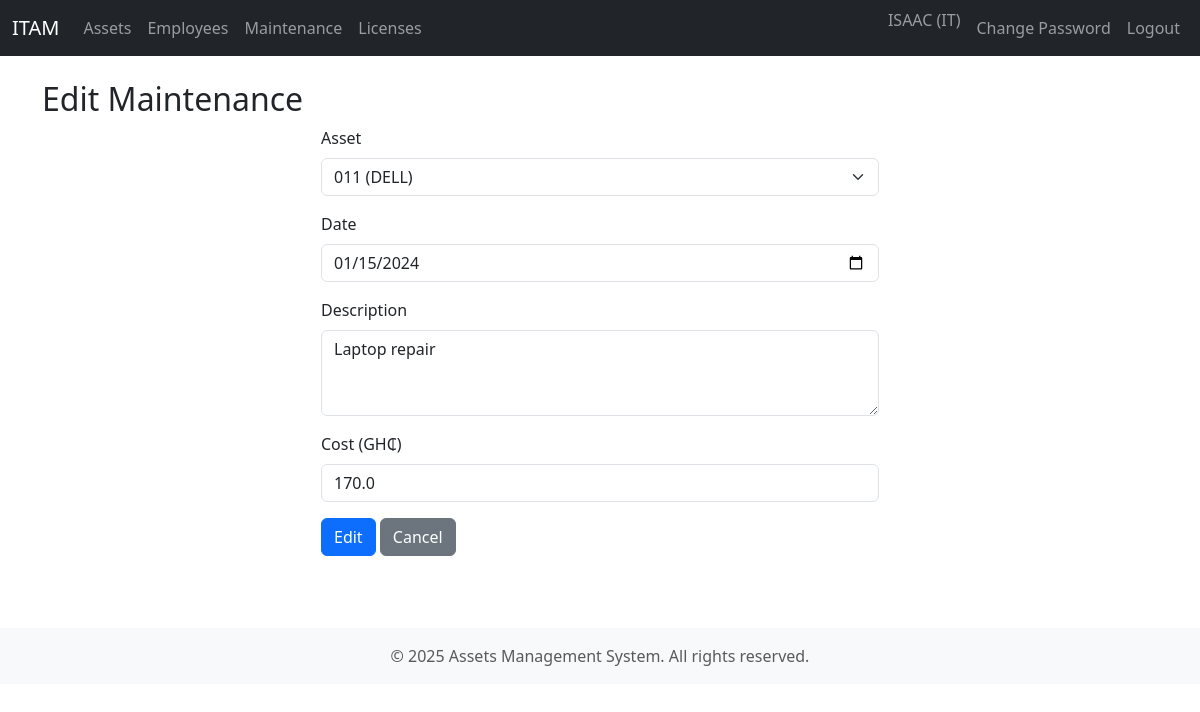
The page /maintenance/1/edit (signed in) on the database its author committed.
### app/models.py (models this page shows, shortened)
class User(UserMixin, db.Model):
    id = db.Column(db.Integer, primary_key=True)
    username = db.Column(db.String(120), unique=True, nullable=False)
    email = db.Column(db.String(120), unique=True, nullable=False)
    password_hash = db.Column(db.String(128), nullable=False)
    role = db.Column(db.String(20), nullable=False, default="Employee")

class Maintenance(db.Model):
    id = db.Column(db.Integer, primary_key=True)
    asset_id = db.Column(db.Integer, db.ForeignKey("asset.id"))
    date = db.Column(db.Date, default=datetime.utcnow)
    description = db.Column(db.Text)
    cost = db.Column(db.Float)
    status = db.Column(db.String(20), default="Pending")
    approved_by = db.Column(db.Integer, db.ForeignKey("user.id"), nullable=True)
    approved_at = db.Column(db.DateTime, nullable=True)

class Asset(db.Model):
    id = db.Column(db.Integer, primary_key=True)
    asset_id = db.Column(db.String(64), unique=True, nullable=False)
    asset_type = db.Column(db.String(120))
    brand = db.Column(db.String(120))
    model = db.Column(db.String(120))
    serial_no = db.Column(db.String(120))
    purchase_date = db.Column(db.Date)
    warranty_expiry = db.Column(db.Date)
    status = db.Column(db.String(50))
    notes = db.Column(db.Text)
    assigned_to = db.Column(db.Integer, db.ForeignKey("employee.id"))
    maintenances = db.relationship("Maintenance", backref="asset", lazy=True)

### app/routes.py (the view, shortened to what this page needs)
@main.route("/maintenance/<int:mid>/edit", methods=["GET", "POST"])
@login_required
@role_required("Admin", "IT")
def maintenance_edit(mid):
    m = Maintenance.query.get_or_404(mid)
    assets = Asset.query.all()
    return render_template("maintenance/form.html", action="Edit", assets=assets, m=m)

### app/models.py (called while the page is built)
@login_manager.user_loader
def load_user(user_id):
    return User.query.get(int(user_id))

### app/routes.py (called while the page is built)
def role_required(*roles):
    def decorator(f):
        @wraps(f)
        def wrapped(*args, **kwargs):
            if not current_user.is_authenticated:
                return redirect(url_for("main.login"))
            if current_user.role not in roles:
                flash("Access denied", "danger")
                return redirect(url_for("main.dashboard"))
            return f(*args, **kwargs)
        return wrapped
    return decorator

### app/templates/maintenance/form.html (shortened to what this page needs)
{% extends 'base.html' %}
{% block content %}
<h2>{{ action }} Maintenance</h2>
<form method="post" class="w-50 mx-auto">
  <div class="mb-3">
    <label class="form-label">Asset</label>
    <select class="form-select" name="asset_id" required>
      {% for a in assets %}<option value="{{ a.id }}" {% if m and m.asset_id==a.id %}selected{% endif %}>{{ a.asset_id }} ({{ a.brand }})</option>{% endfor %}
    </select>
  </div>
  <div class="mb-3">
    <label class="form-label">Date</label>
    <input type="date" class="form-control" name="date" value="{{ m.date.strftime('%Y-%m-%d') if m and m.date else '' }}" required>
  </div>
  <div class="mb-3">
    <label class="form-label">Description</label>
    <textarea class="form-control" name="description" rows="3">{{ m.description if m else '' }}</textarea>
  </div>
  <div class="mb-3">
    <label class="form-label">Cost (GH₵)</label>
    <input type="number" step="0.01" class="form-control" name="cost" value="{{ m.cost if m else '' }}" placeholder="0.00">
  </div>
  <button class="btn btn-primary">{{ action }}</button>
  <a href="{{ url_for('main.maintenance_list') }}" class="btn btn-secondary">Cancel</a>
</form>
{% endblock %}

### app/templates/base.html (shortened to what this page needs)
<!DOCTYPE html>
<html lang="en">
<head>
  <link href="https://cdn.jsdelivr.net/npm/bootstrap@5.3.2/dist/css/bootstrap.min.css" rel="stylesheet">
  <link rel="stylesheet" href="https://cdnjs.cloudflare.com/ajax/libs/font-awesome/6.4.0/css/all.min.css">
</head>
<body>
<nav class="navbar navbar-expand-lg navbar-dark bg-dark">
  <div class="container-fluid">
    <a class="navbar-brand" href="{{ url_for('main.dashboard') }}">ITAM</a>
    <div class="collapse navbar-collapse" id="navbarsExample07">
      <ul class="navbar-nav me-auto mb-2 mb-lg-0">
        {% if current_user.is_authenticated %}
          {% if current_user.role in ['Admin', 'IT', 'Manager'] %}
            <li class="nav-item"><a class="nav-link {% if request.endpoint == 'main.assets' %}active{% endif %}" href="{{ url_for('main.assets') }}">Assets</a></li>
            <li class="nav-item"><a class="nav-link {% if request.endpoint == 'main.employees' %}active{% endif %}" href="{{ url_for('main.employees') }}">Employees</a></li>
            <li class="nav-item"><a class="nav-link {% if request.endpoint == 'main.maintenance_list' %}active{% endif %}" href="{{ url_for('main.maintenance_list') }}">Maintenance</a></li>
            <li class="nav-item"><a class="nav-link {% if request.endpoint == 'main.licenses' %}active{% endif %}" href="{{ url_for('main.licenses') }}">Licenses</a></li>
          {% endif %}
        {% endif %}
      </ul>
      <ul class="navbar-nav mb-2 mb-lg-0">
        {% if current_user.is_authenticated %}
          <li class="nav-item"><span class="navbar-text me-2">{{ current_user.username }} ({{ current_user.role }})</span></li>
          <li class="nav-item"><a class="nav-link" href="{{ url_for('main.change_password') }}">Change Password</a></li>
          <li class="nav-item"><a class="nav-link" href="{{ url_for('main.logout') }}">Logout</a></li>
        {% else %}
          <li class="nav-item"><a class="nav-link" href="{{ url_for('main.login') }}">Login</a></li>
        {% endif %}
      </ul>
    </div>
  </div>
</nav>
<div class="container py-4">
  {% block content %}{% endblock %}
</div>
<footer class="bg-light py-3 mt-5">
  <div class="container text-center text-muted">
    <div class="row">
      <div class="col-12">
        <p class="mb-0">&copy; 2025 Assets Management System. All rights reserved.</p>
      </div>
    </div>
  </div>
</footer>
</body>
</html>

### rows shown on the page
User: username "ISAAC", role "IT"
Maintenance: asset_id "011 (DELL)", date "01/15/2024", description "Laptop repair", cost "170.0"

### other values the page prints
{{ action }} "Edit"
